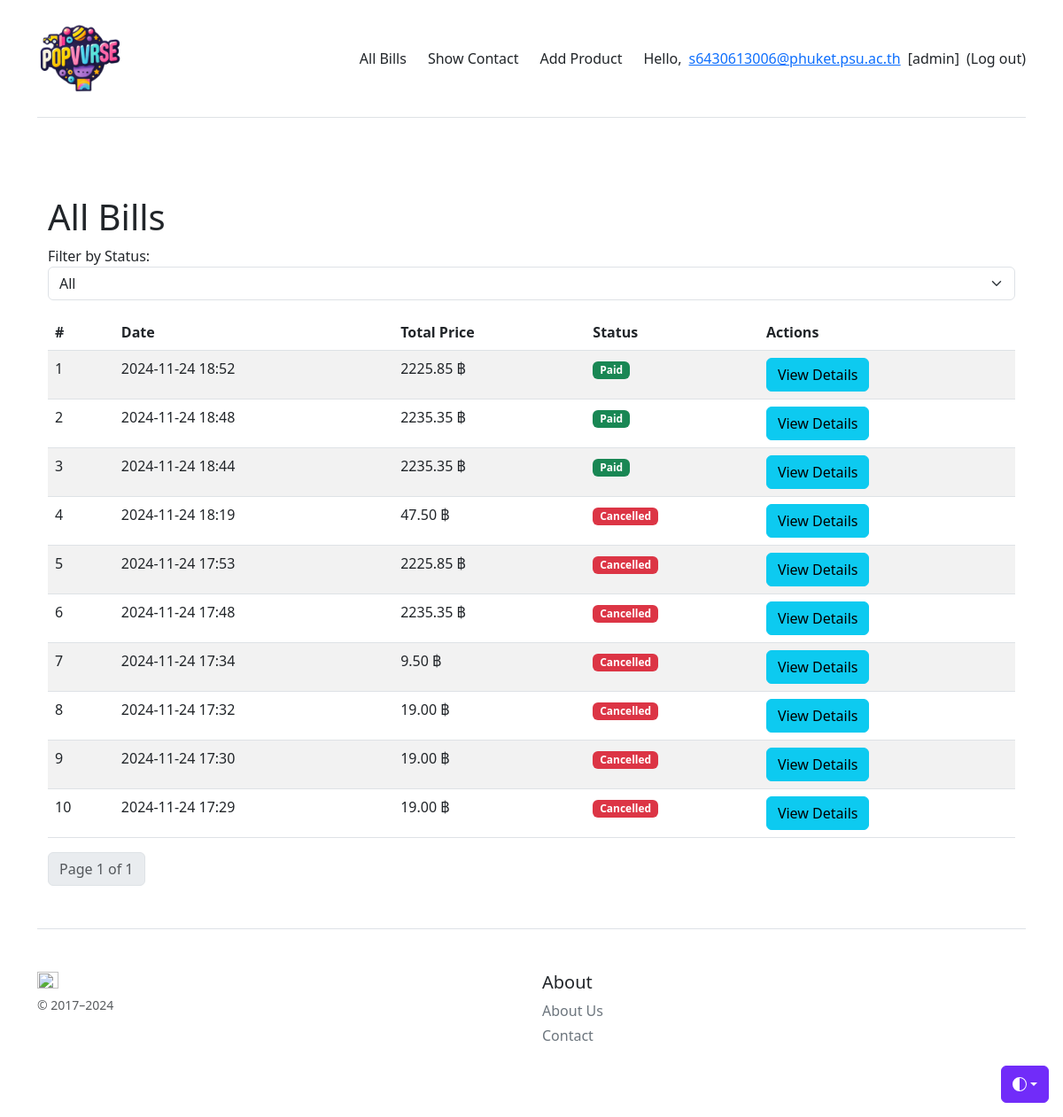
/admin_all_bills/ (signed in), run on the app's committed database.
### myapp/models.py (models this page shows, shortened)
class Profile(models.Model):
    user = models.OneToOneField(User, on_delete=models.CASCADE)
    usertype = models.CharField(max_length=100, default='member')
    point = models.IntegerField(default=0)

class Bill(models.Model):
    STATUS_CHOICES = [
        ('Waiting', 'Waiting'),
        ('Paid', 'Paid'),
        ('Cancelled', 'Cancelled'),
    ]
    user = models.ForeignKey(settings.AUTH_USER_MODEL, on_delete=models.CASCADE)
    total_price = models.DecimalField(max_digits=10, decimal_places=2)
    discount_amount = models.DecimalField(max_digits=10, decimal_places=2)
    discounted_total_price = models.DecimalField(max_digits=10, decimal_places=2)
    payment_method = models.CharField(max_length=20, choices=[('credit_card', 'Credit Card'), ('paypal', 'PayPal')])
    status = models.CharField(max_length=10, choices=STATUS_CHOICES, default='Waiting')
    created_at = models.DateTimeField(default=now)
    credit_card = models.ForeignKey(CreditCard, on_delete=models.SET_NULL, null=True, blank=True)  # Add this line

### myapp/views.py (the view)
# urls.py: path('admin_all_bills/', admin_all_bills, name='admin_all_bills'),
@user_passes_test(admin_check)
def admin_all_bills(request):
    status_filter = request.GET.get('status')
    if status_filter in ['Paid', 'Cancelled', 'Waiting']:
        bills = Bill.objects.filter(status=status_filter).order_by('-created_at')
    else:
        bills = Bill.objects.all().order_by('-created_at')
    paginator = Paginator(bills, 10)
    page_number = request.GET.get('page')
    page_obj = paginator.get_page(page_number)
    return render(request, 'myapp/admin_all_bills.html', {
        'bills': page_obj,
        'status_filter': status_filter
    })

### myapp/views.py (called while the page is built)
def admin_check(user):
    return user.is_staff

### myapp/template/myapp/admin_all_bills.html (shortened to what this page needs)
{% extends 'myapp/base.html' %}
{% block content %}
<div class="container mt-4">
    <h1>All Bills</h1>
    <div class="mb-3">
        <form method="GET" action="{% url 'admin_all_bills' %}">
            <label for="status_filter">Filter by Status:</label>
            <select name="status" id="status_filter" class="form-select" onchange="this.form.submit()">
                <option value="">All</option>
            </select>
        </form>
    </div>
    <table class="table table-striped">
        <thead>
            <tr>
                <th>#</th>
                <th>Date</th>
                <th>Total Price</th>
                <th>Status</th>
                <th>Actions</th>
            </tr>
        </thead>
        <tbody>
            {% for bill in bills %}
            <tr>
                <td>{{ forloop.counter }}</td>
                <td>{{ bill.created_at|date:"Y-m-d H:i" }}</td>
                <td>{{ bill.discounted_total_price }} ฿</td>
                <td>
                    {% if bill.status == 'Waiting' %}
                        <span class="badge bg-warning">{{ bill.status }}</span>
                    {% elif bill.status == 'Paid' %}
                        <span class="badge bg-success">{{ bill.status }}</span>
                    {% elif bill.status == 'Cancelled' %}
                        <span class="badge bg-danger">{{ bill.status }}</span>
                    {% endif %}
                </td>
                <td><a href="{% url 'admin_bill_detail' bill.id %}" class="btn btn-info">View Details</a></td>
            </tr>
            {% endfor %}
        </tbody>
    </table>
    <div class="mt-3">
        <nav>
            <ul class="pagination">
                <li class="page-item disabled"><span class="page-link">Page {{ bills.number }} of {{ bills.paginator.num_pages }}</span></li>
            </ul>
        </nav>
    </div>
</div>
{% endblock %}

### myapp/template/myapp/base.html (shortened to what this page needs)
{% load static %}
<!doctype html>
<html lang="en" data-bs-theme="auto">
  <head><script src="/docs/5.3/assets/js/color-modes.js"></script>
    <link rel="stylesheet" href="https://cdn.jsdelivr.net/npm/@docsearch/css@3">
<link href="https://getbootstrap.com/docs/5.3/dist/css/bootstrap.min.css" rel="stylesheet">
    <link href="https://getbootstrap.com/docs/5.0/examples/pricing/pricing.css" rel="stylesheet">
  </head>
  <body>
    <div class="dropdown position-fixed bottom-0 end-0 mb-3 me-3 bd-mode-toggle">
      <button class="btn btn-bd-primary py-2 dropdown-toggle d-flex align-items-center"
              id="bd-theme"
              type="button"
              aria-expanded="false"
              data-bs-toggle="dropdown"
              aria-label="Toggle theme (auto)">
        <svg class="bi my-1 theme-icon-active" width="1em" height="1em"><use href="#circle-half"></use></svg>
      </button>
    </div>
<div class="container py-3">
  <header>
    <div class="d-flex flex-column flex-md-row align-items-center pb-3 mb-4 border-bottom">
      <a href="/" class="d-flex align-items-center link-body-emphasis text-decoration-none">
        <img src="{% static 'image/logo_use.png' %}" alt="banana image" width="100" height="100">
      </a>
      <nav class="d-inline-flex mt-2 mt-md-0 ms-md-auto gap-2">
        {% if user.profile.usertype == "admin" %}
          <a class="me-3 py-2 text-dark text-decoration-none" href="{% url 'admin_all_bills' %}">All Bills</a>
          <a class="me-3 py-2 text-dark text-decoration-none" href="{% url 'showcontact-page' %}">Show Contact</a>
          <a class="me-3 py-2 text-dark text-decoration-none" href="{% url 'addproduct-page' %}">Add Product</a>
        {% endif %}
        {% if user.is_authenticated %}
          <a class="py-2 text-dark text-decoration-none" href="#">Hello,<a class="py-2" href="{%url 'profile-page'%}">{{user.username}}</a><a class="py-2 text-decoration-none text-dark">[{{user.profile.usertype}}]</a>
          <a class="py-2 text-dark text-decoration-none" href="{% url 'logout' %}">(Log out)</a>
        {% else %}
          <a class="py-2 text-dark text-decoration-none" href="{% url 'login' %}">Log in</a>
        {% endif %}
      </nav>
    </div>
    <div class="pricing-header p-3 pb-md-4 mx-auto text-center">
    </div>
  </header>
  <main>
    {% block content %}
    {% endblock content %}
  </main>
  <footer class="pt-4 my-md-5 pt-md-5 border-top">
    <div class="row">
      <div class="col-12 col-md">
        <img class="mb-2" src="https://getbootstrap.com/docs/5.3/assets/brand/bootstrap-logo.svg" alt="" width="24" height="19">
        <small class="d-block mb-3 text-body-secondary">&copy; 2017–2024</small>
      </div>
      <div class="col-6 col-md">
        <h5>About</h5>
        <ul class="list-unstyled text-small">
          <li class="mb-1"><a class="link-secondary text-decoration-none" href="{% url 'about-page' %}">About Us</a></li>
          <li class="mb-1"><a class="link-secondary text-decoration-none" href="{% url 'contact-page' %}">Contact</a></li>
        </ul>
      </div>
    </div>
  </footer>
</div>
    </body>
</html>

### myapp/template/myapp/base.html (style rules this page uses)
.bi { vertical-align: -.125em; fill: currentColor; }
.btn-bd-primary { --bd-violet-bg: #712cf9; --bd-violet-rgb: 112.520718, 44.062154, 249.437846; --bs-btn-font-weight: 600; --bs-btn-color: var(--bs-white); --bs-btn-bg: var(--bd-violet-bg); --bs-btn-border-color: var(--bd-violet-bg); --bs-btn-hover-color: var(--bs-white); --bs-btn-hover-bg: #6528e0; --bs-btn-hover-border-color: #6528e0; --bs-btn-focus-shadow-rgb: var(--bd-violet-rgb); --bs-btn-active-color: var(--bs-btn-hover-color); --bs-btn-active-bg: #5a23c8; --bs-btn-active-border-color: #5a23c8; }
.bd-mode-toggle { z-index: 1500; }

### data on the page
Bill: created_at "2024-11-24 18:52", discounted_total_price "2225.85", status "Paid"
Bill: created_at "2024-11-24 18:48", discounted_total_price "2235.35", status "Paid"
Bill: created_at "2024-11-24 18:44", discounted_total_price "2235.35", status "Paid"
Bill: created_at "2024-11-24 18:19", discounted_total_price "47.50", status "Cancelled"
Bill: created_at "2024-11-24 17:53", discounted_total_price "2225.85", status "Cancelled"
Bill: created_at "2024-11-24 17:48", discounted_total_price "2235.35", status "Cancelled"
Bill: created_at "2024-11-24 17:34", discounted_total_price "9.50", status "Cancelled"
Bill: created_at "2024-11-24 17:32", discounted_total_price "19.00", status "Cancelled"
Bill: created_at "2024-11-24 17:30", discounted_total_price "19.00", status "Cancelled"
Bill: created_at "2024-11-24 17:29", discounted_total_price "19.00", status "Cancelled"

### other printed values
{{ user.username }} "s6430613006@phuket.psu.ac.th"
{{ user.profile.usertype }} "admin"
{{ bills.number }} "1"
{{ bills.paginator.num_pages }} "1"
